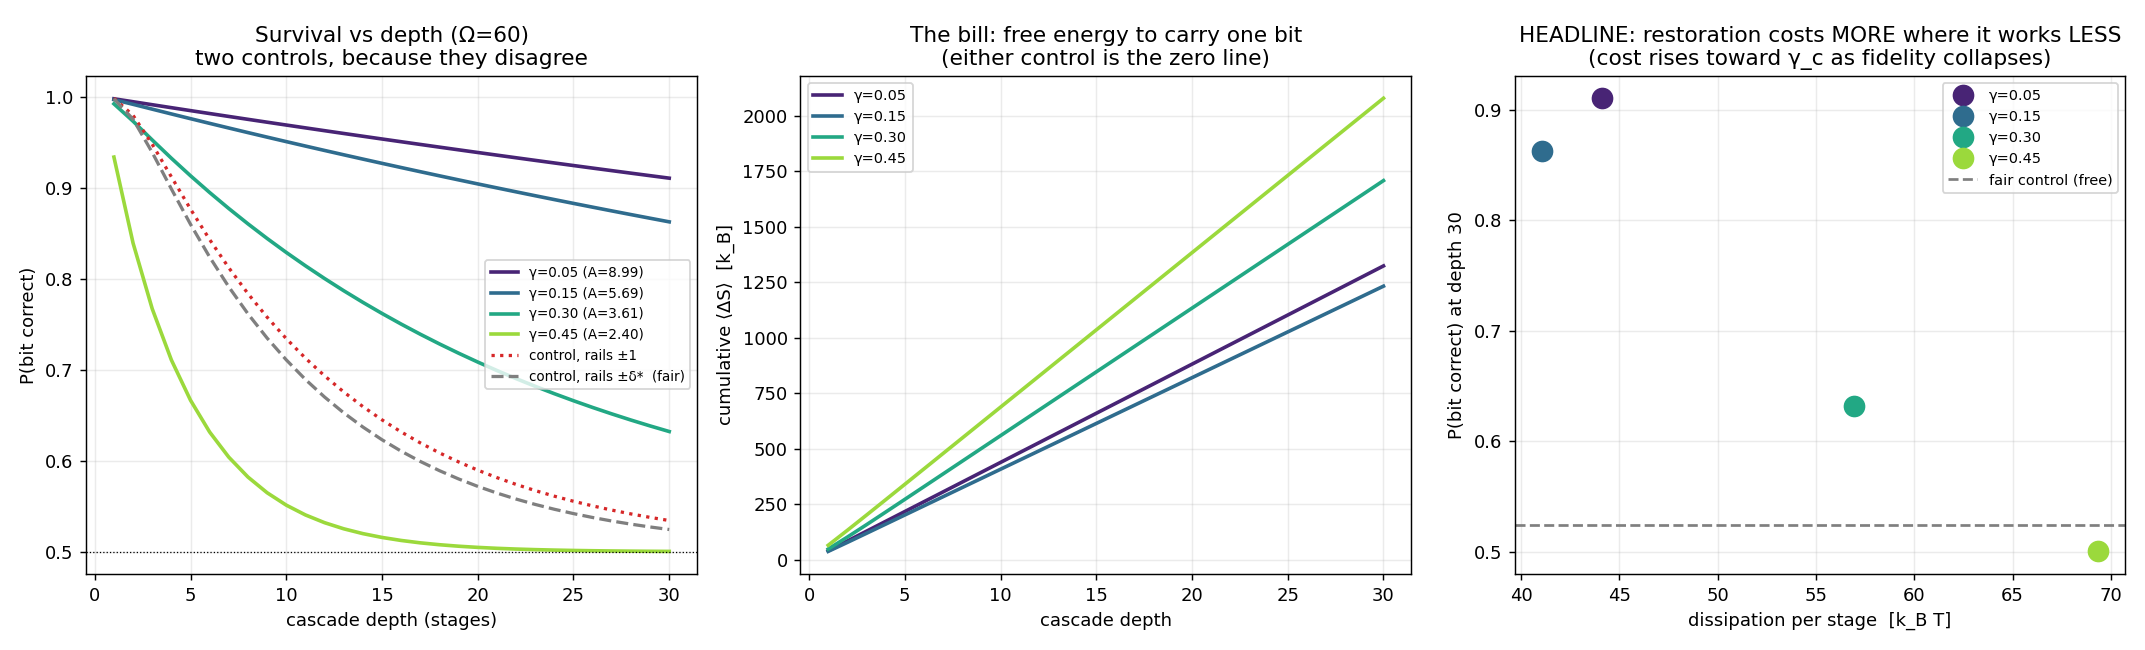

This chart was generated by the following Python code:
"""Part C: what does a restoring stage cost, and where does it stop working?

FINDINGS 7 measured WHY restoration matters -- a restoring cascade carries a bit
to depth 45 where analog passthrough is a coin flip by 22 -- but priced nothing,
because irreversible AM's dissipation is formally infinite. This puts a number on
it, exactly (crnl/cascade_exact.py: no trials, no sampling error).

WHAT THIS EXPERIMENT WILL NOT CLAIM, and why the tables below look defensive.
Two earlier designs each produced a clean, plausible, WRONG headline:

  1. Stopping a stage at 0.7*delta_star and emitting +-1 made the stop predicate
     fire on the INITIAL state: 83-96% of stages ran zero reactions and the
     harness did the restoring for free. The measured "cost per stage" was a
     duty cycle.
  2. Fixing that, but comparing against a control confined to +-1 while scaling
     the noise by delta_star(gamma), produced "restoration requires a minimum
     Omega". That was the control: its dynamic range was absolute while its
     noise was in landscape units, and the mismatch grows with gamma. Under a
     matched-rail control the crossover vanishes entirely.

So this script reports BOTH control conventions on every row and refuses to
name a winner inside a tie band. A verdict that disagrees between the two
columns is a statement about the comparator, not about chemistry.

    python -m experiments.dissipation_cascade
    python -m experiments.dissipation_cascade --quick
"""

from __future__ import annotations

import argparse
import json
import os

import numpy as np

from crnl.cascade_exact import (
    TIE_BAND, run_cascade, run_control, verdict,
)
from crnl.networks.am_reversible import GAMMA_C, delta_star


def one_cell(gamma: float, omega: int, t_stage: float, depth: int,
             noise_frac: float, chunk: int) -> dict:
    """One (gamma, Omega, t_stage) cell, with both controls."""
    r = run_cascade(gamma, omega, t_stage, depth, noise_frac, chunk)
    d = r["delta_star"]
    s = r["sigma_ch"]
    wide = run_control(omega, depth, s, d, rail=1.0)
    matched = run_control(omega, depth, s, d, rail=d)
    chem = r["p_correct"][-1]
    r["control_wide"] = wide["p_correct"]
    r["control_matched"] = matched["p_correct"]
    r["verdict_wide"] = verdict(chem, wide["p_correct"][-1])
    r["verdict_matched"] = verdict(chem, matched["p_correct"][-1])
    r["conventions_agree"] = r["verdict_wide"] == r["verdict_matched"]
    return r


def print_table(rows, depth):
    print(f"\n{'gamma':>6} {'Omega':>6} {'t_stg':>6} {'d*':>6} {'dS/stg':>8} "
          f"{'chem':>7} {'ctrl±1':>7} {'v':>6} {'ctrl±d*':>8} {'v':>6}  agree")
    for r in rows:
        print(f"{r['gamma']:>6.2f} {r['omega']:>6} {r['t_stage']:>6.1f} "
              f"{r['delta_star']:>6.3f} {r['ds_per_stage']:>8.2f} "
              f"{r['p_correct'][-1]:>7.4f} {r['control_wide'][-1]:>7.4f} "
              f"{r['verdict_wide']:>6} {r['control_matched'][-1]:>8.4f} "
              f"{r['verdict_matched']:>6}  "
              f"{'yes' if r['conventions_agree'] else '** NO **'}")
    disputed = [r for r in rows if not r["conventions_agree"]]
    if disputed:
        print(f"\n{len(disputed)} of {len(rows)} cells DISAGREE between the two "
              "control conventions. Those cells say nothing about chemistry:")
        for r in disputed:
            print(f"    gamma={r['gamma']:.2f} Omega={r['omega']} "
                  f"t={r['t_stage']}: {r['verdict_wide']} vs "
                  f"{r['verdict_matched']}")
    print(f"\n(verdicts use a tie band of {TIE_BAND}; both arms decay toward 0.5 "
          "with depth, so raw comparisons return verdicts on noise)")


def make_figure(rows, depth, out_path):
    import matplotlib
    matplotlib.use("Agg")
    import matplotlib.pyplot as plt

    depths = np.arange(1, depth + 1)
    fig, (ax1, ax2, ax3) = plt.subplots(1, 3, figsize=(16.5, 5))

    # panel 1: survival vs depth at the reference Omega, both controls
    ref = sorted({r["omega"] for r in rows})[len(set(r["omega"] for r in rows)) // 2]
    sel = [r for r in rows if r["omega"] == ref]
    colors = plt.cm.viridis(np.linspace(0.1, 0.85, len(sel)))
    for c, r in zip(colors, sel):
        ax1.plot(depths, r["p_correct"], "-", color=c, lw=2,
                 label=f"γ={r['gamma']:.2f} (A={r['affinity']:.2f})")
    if sel:
        ax1.plot(depths, sel[0]["control_wide"], ":", color="#d62728", lw=1.8,
                 label="control, rails ±1")
        ax1.plot(depths, sel[0]["control_matched"], "--", color="#7f7f7f", lw=1.8,
                 label="control, rails ±δ*  (fair)")
    ax1.axhline(0.5, color="black", lw=0.7, ls=":")
    ax1.set_xlabel("cascade depth (stages)"); ax1.set_ylabel("P(bit correct)")
    ax1.set_title(f"Survival vs depth (Ω={ref})\ntwo controls, because they disagree")
    ax1.legend(fontsize=7.5); ax1.grid(alpha=0.25)

    # panel 2: the cost
    for c, r in zip(colors, sel):
        ax2.plot(depths, r["cum_ds"], "-", color=c, lw=2, label=f"γ={r['gamma']:.2f}")
    ax2.set_xlabel("cascade depth"); ax2.set_ylabel("cumulative ⟨ΔS⟩  [k_B]")
    ax2.set_title("The bill: free energy to carry one bit\n"
                  "(either control is the zero line)")
    ax2.legend(fontsize=8); ax2.grid(alpha=0.25)

    # panel 3: fidelity vs cost per stage -- the honest headline
    for c, r in zip(colors, sel):
        ax3.plot(r["ds_per_stage"], r["p_correct"][-1], "o", color=c, ms=11,
                 label=f"γ={r['gamma']:.2f}")
    if sel:
        ax3.axhline(sel[0]["control_matched"][-1], color="#7f7f7f", ls="--",
                    lw=1.5, label="fair control (free)")
    ax3.set_xlabel("dissipation per stage  [k_B T]")
    ax3.set_ylabel(f"P(bit correct) at depth {depth}")
    ax3.set_title("HEADLINE: restoration costs MORE where it works LESS\n"
                  "(cost rises toward γ_c as fidelity collapses)")
    ax3.legend(fontsize=8); ax3.grid(alpha=0.25)

    fig.tight_layout()
    fig.savefig(out_path, dpi=130)
    print(f"wrote figure -> {out_path}")


def main():
    here = os.path.dirname(__file__)
    p = argparse.ArgumentParser(description=__doc__)
    p.add_argument("--gammas", type=float, nargs="+",
                   default=[0.05, 0.15, 0.30, 0.45])
    p.add_argument("--omegas", type=int, nargs="+", default=[30, 60, 120])
    p.add_argument("--t-stage", type=float, nargs="+", default=[8.0])
    p.add_argument("--depth", type=int, default=30)
    p.add_argument("--noise-frac", type=float, default=0.35,
                   help="sigma_ch as a fraction of delta_star(gamma). In "
                        "LANDSCAPE units: delta_star(0)=1 exactly, so FINDINGS "
                        "7 is the gamma->0 member of this family")
    p.add_argument("--chunk", type=int, default=64)
    p.add_argument("--allow-large", action="store_true",
                   help="permit Omega > 120 (Omega=240 costs ~3 min and ~400 MB "
                        "per cell even chunked)")
    p.add_argument("--quick", action="store_true")
    p.add_argument("--out", default=os.path.join(here, "dissipation_cascade.png"))
    p.add_argument("--data", default=os.path.join(
        here, os.pardir, "results", "dissipation_cascade.json"))
    args = p.parse_args()

    if args.quick:
        args.gammas, args.omegas, args.depth = [0.15, 0.45], [30], 12

    too_big = [o for o in args.omegas if o > 120]
    if too_big and not args.allow_large:
        p.error(f"Omega {too_big} exceeds 120; pass --allow-large (each such "
                "cell costs minutes and hundreds of MB)")

    gammas = [g for g in args.gammas if 0.0 < g < GAMMA_C]
    skipped = [g for g in args.gammas if g not in gammas]
    if skipped:
        print(f"skipped gamma = {skipped}: no bistable landscape (need "
              f"0 < gamma < {GAMMA_C})")

    print(f"Part C: the price of a restoring stage  (depth={args.depth}, "
          f"sigma_ch={args.noise_frac}·δ*(γ), exact -- no sampling)")

    rows = []
    for t_stage in args.t_stage:
        for omega in args.omegas:
            for gamma in gammas:
                rows.append(one_cell(gamma, omega, t_stage, args.depth,
                                     args.noise_frac, args.chunk))
    print_table(rows, args.depth)

    os.makedirs(os.path.dirname(os.path.abspath(args.data)), exist_ok=True)
    with open(args.data, "w") as fh:
        json.dump({"depth": args.depth, "noise_frac": args.noise_frac,
                   "tie_band": TIE_BAND, "t_stages": args.t_stage,
                   "omegas": args.omegas, "skipped_gammas": skipped,
                   "rows": rows}, fh, indent=2)
    print(f"wrote data -> {args.data}")
    make_figure(rows, args.depth, args.out)


if __name__ == "__main__":
    main()
